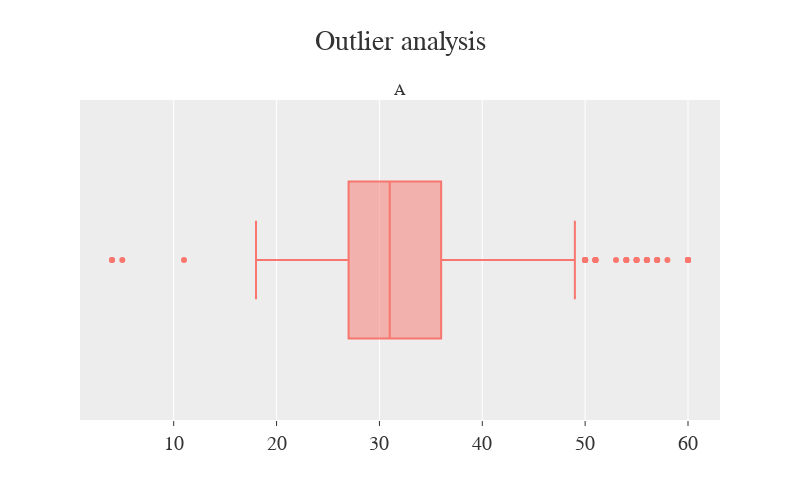

The cell this chart's notebook holds for it:
### Code cell
# box plot to observe the changes we made
fig = make_subplots(rows=1, cols=1, subplot_titles=('Age'))

fig.add_trace(go.Box(x=survey['Age'], name='Age'))

fig.update_yaxes(visible=False, showticklabels=False)
fig.update_layout(height=500, width=800, title_text='Outlier analysis', font_size=20, template='ggplot2', title_x=0.5, font_family='Courier New', showlegend=False)

### Figure 1 — Plotly figure (JSON) as saved in the notebook; plotly's stock layout.template omitted (floating-point values rounded to 4 significant figures; data arrays with more than 128 entries replaced by an {"elided": "..."} marker saying what was removed)
{"data": [{"name": "Age", "type": "box", "x": {"elided": "1257 int values"}}], "layout": {"annotations": [{"font": {"size": 16}, "showarrow": false, "text": "A", "x": 0.5, "xanchor": "center", "xref": "paper", "y": 1, "yanchor": "bottom", "yref": "paper"}], "font": {"family": "Courier New", "size": 20}, "height": 500, "showlegend": false, "title": {"text": "Outlier analysis", "x": 0.5}, "width": 800, "xaxis": {"anchor": "y", "domain": [0, 1]}, "yaxis": {"anchor": "x", "domain": [0, 1], "showticklabels": false, "visible": false}}}
